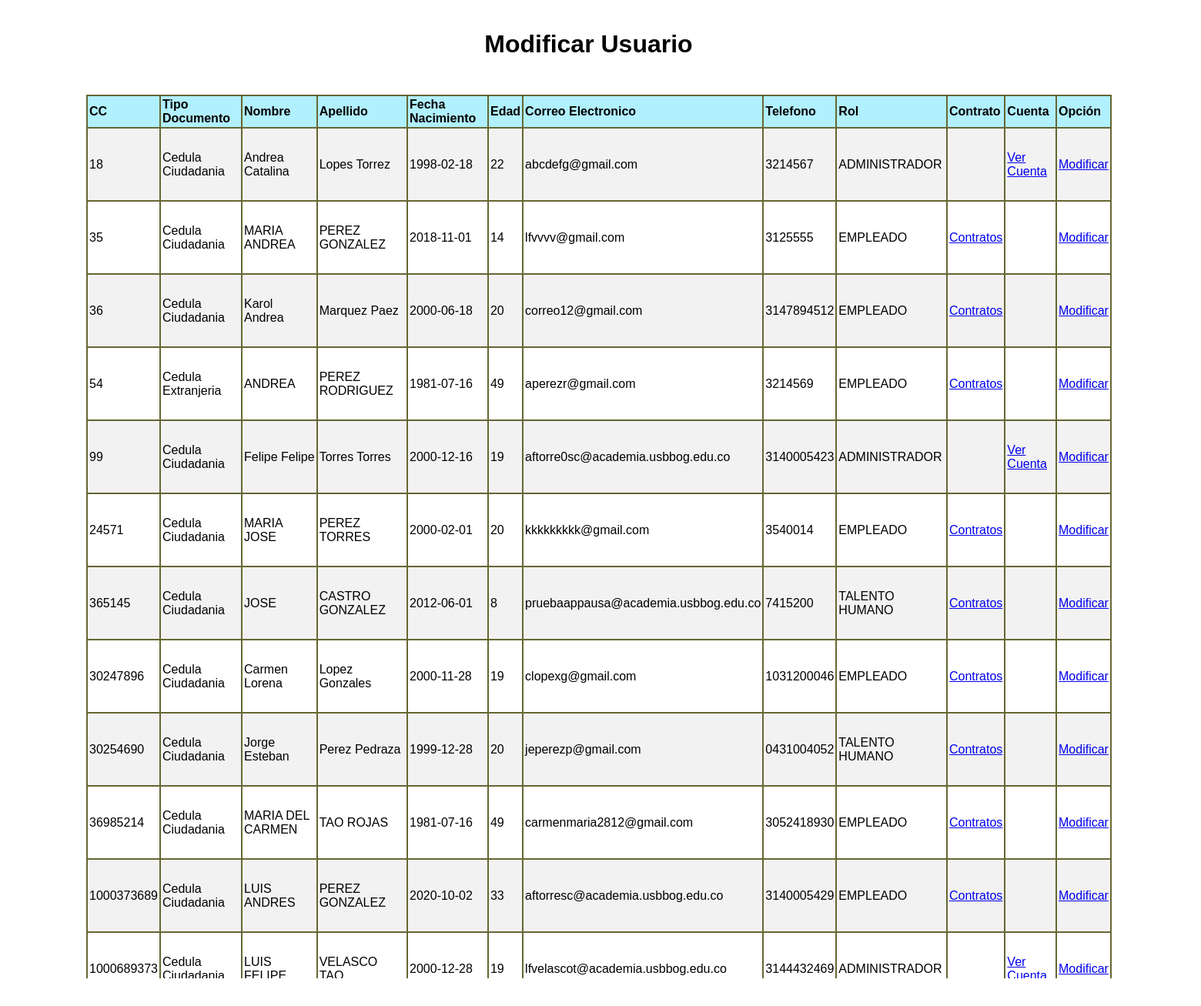
Page /appausaweb/modificarUsuario.php (signed in) on the committed database.
### tables this page shows
CREATE TABLE `usuario` (
  `cc` bigint(10) NOT NULL,
  `tipo_doc` varchar(45) NOT NULL,
  `pnombre` varchar(45) NOT NULL,
  `snombre` varchar(45) DEFAULT NULL,
  `papellido` varchar(45) NOT NULL,
  `sapellido` varchar(45) NOT NULL,
  `fecha_nam` date NOT NULL,
  `edad` int(2) NOT NULL,
  `correo_electronico` varchar(150) NOT NULL,
  `telefono` varchar(10) NOT NULL,
  `rol` varchar(45) DEFAULT NULL,
  `e` int(1) NOT NULL
);

### appausaweb/mcript.php (called while the page is built, shortened)
<?php
$clave  = 'appausa usbbog';
$method = 'aes-256-cbc';
$iv = base64_decode("C9fBxl1AgWcxY1/M8jfstw==");
 $desencriptar = function ($valor) use ($method, $clave, $iv) {
     return openssl_decrypt($valor, $method, $clave, false, $iv);
 };
 ?>

### appausaweb/modificarUsuario.php (the view, shortened to what this page needs)
<!DOCTYPE html PUBLIC "-//W3C//DTD XHTML 1.0 Transitional//EN" "http://www.w3.org/TR/xhtml1/DTD/xhtml1-transitional.dtd">
<html xmlns="http://www.w3.org/1999/xhtml">
<head>
<link href="multi/formularios2.css" rel="stylesheet" type="text/css" />
</head>
<body>
<div id="apDiv1">
<div id="apDiv3">
<table width="1332" height="212" border=1 cellspacing=0 cellpadding=2 bordercolor="666633">
  <tr bgcolor="#B1F0FE">
    <td><b>CC</b></td>
    <td><b>Tipo Documento</b></td>
    <td><b>Nombre</b></td>
    <td><b>Apellido</b></td>
    <td><b>Fecha Nacimiento</b></td>
    <td><b>Edad</b></td>
    <td><b>Correo Electronico</b></td>
    <td><b>Telefono</b></td>
    <td><b>Rol</b></td>
    <td><b>Contrato</b></td>
    <td><b>Cuenta</b></td>
    <td><b>Opción</b></td>
  </tr>
<?php
		include_once("conexion.php");
		$con=mysqli_connect($host,$usuario,$clave,$bd) or die("ERROR");
		mysqli_set_charset($con,"utf8");
		$sql="SELECT * from usuario WHERE e = 1;";
		$result=mysqli_query($con,$sql);
		if(mysqli_num_rows($result) != 0){
		while($mostrar=mysqli_fetch_array($result)){
			include_once ("mcript.php");
			$vcorreo = $desencriptar($mostrar['correo_electronico']);
			$pnombre = $mostrar['pnombre'];
			if (!empty($mostrar['snombre'])){
				$snombre = $mostrar['snombre'];
			} else {
				$snombre = "";
			}
			$papellido = $mostrar['papellido'];
			$sapellido = $mostrar['sapellido'];
?>
    <tr>
    <td height="89"><?php echo $mostrar['cc'] ?></td>
    <td><?php echo $mostrar['tipo_doc'] ?></td>
    <td><?php echo "$pnombre $snombre" ?></td>
    <td><?php echo "$papellido $sapellido" ?></td>
    <td><?php echo $mostrar['fecha_nam'] ?></td>
    <td><?php echo $mostrar['edad'] ?></td>
    <td><?php echo $vcorreo ?></td>
    <td><?php echo $mostrar['telefono'] ?></td>
    <td><?php echo $mostrar['rol'] ?></td>
    <?php
		if ($mostrar['rol'] != "ADMINISTRADOR"){?>
			<td><a href="contratos.php?emp=<?php echo $mostrar['cc']?>">Contratos</a></td>
	<?php 	} else { ?>
		<td></td>
	 <?php }?>
     <?php
		if ($mostrar['rol'] == "ADMINISTRADOR"){?>
			<td><a class="btn btn-primary"  href="buscarCuenta.php?cid=<?php echo $mostrar['cc'];?>&buscar="><i class="fa fa-trash-o fa-lg" aria-hidden="true"></i>Ver Cuenta</a></td>
	<?php 	} else { ?>
		<td></td>
	 <?php }?>
    <td><a class="btn btn-primary"  href="modificarUsuario1.php?id=<?php echo $mostrar['cc']; ?>"><i class="fa fa-trash-o fa-lg" aria-hidden="true"></i>Modificar</a></td>
    </tr>
      	<?php
		}
		}
	 ?>
</table>
</div>
<div id="apDiv4"><h1 align="center">Modificar Usuario</h1></div></div>
</body>
</html>

### appausaweb/multi/formularios2.css (style rules this page uses)
tr:nth-child(even) { background-color: #f2f2f2; }

### appausaweb/modificarUsuario.php (style rules this page uses)
BODY { font-family:Arial, Helvetica, sans-serif }
#apDiv1 { position: absolute; left: 0px; top: 0px; width: 1562px; height: 488px; z-index: 1; }
#apDiv3 { position: absolute; left: 112px; top: 123px; width: 861px; height: 308px; z-index: 3; }
#apDiv4 { position: absolute; left: 370px; top: 18px; width: 789px; height: 48px; z-index: 4; }

### rows in the picture
usuario: cc "18", tipo_doc "Cedula Ciudadania", pnombre "Andrea", snombre "Catalina", papellido "Lopes", sapellido "Torrez", fecha_nam "1998-02-18", edad "22", correo_electronico "abcdefg@gmail.com", telefono "3214567", rol "ADMINISTRADOR"
usuario: cc "35", tipo_doc "Cedula Ciudadania", pnombre "MARIA", snombre "ANDREA", papellido "PEREZ", sapellido "GONZALEZ", fecha_nam "2018-11-01", edad "14", correo_electronico "lfvvvv@gmail.com", telefono "3125555", rol "EMPLEADO"
usuario: cc "36", tipo_doc "Cedula Ciudadania", pnombre "Karol", snombre "Andrea", papellido "Marquez", sapellido "Paez", fecha_nam "2000-06-18", edad "20", correo_electronico "correo12@gmail.com", telefono "3147894512", rol "EMPLEADO"
usuario: cc "54", tipo_doc "Cedula Extranjeria", pnombre "ANDREA", papellido "PEREZ", sapellido "RODRIGUEZ", fecha_nam "1981-07-16", edad "49", correo_electronico "aperezr@gmail.com", telefono "3214569", rol "EMPLEADO"
usuario: cc "99", tipo_doc "Cedula Ciudadania", pnombre "Felipe", snombre "Felipe", papellido "Torres", sapellido "Torres", fecha_nam "2000-12-16", edad "19", correo_electronico "aftorre0sc@academia.usbbog.edu.co", telefono "3140005423", rol "ADMINISTRADOR"
usuario: cc "24571", tipo_doc "Cedula Ciudadania", pnombre "MARIA", snombre "JOSE", papellido "PEREZ", sapellido "TORRES", fecha_nam "2000-02-01", edad "20", correo_electronico "kkkkkkkkk@gmail.com", telefono "3540014", rol "EMPLEADO"
usuario: cc "365145", tipo_doc "Cedula Ciudadania", pnombre "JOSE", papellido "CASTRO", sapellido "GONZALEZ", fecha_nam "2012-06-01", edad "8", correo_electronico "pruebaappausa@academia.usbbog.edu.co", telefono "7415200", rol "TALENTO HUMANO"
usuario: cc "30247896", tipo_doc "Cedula Ciudadania", pnombre "Carmen", snombre "Lorena", papellido "Lopez", sapellido "Gonzales", fecha_nam "2000-11-28", edad "19", correo_electronico "clopexg@gmail.com", telefono "1031200046", rol "EMPLEADO"
usuario: cc "30254690", tipo_doc "Cedula Ciudadania", pnombre "Jorge", snombre "Esteban", papellido "Perez", sapellido "Pedraza", fecha_nam "1999-12-28", edad "20", correo_electronico "jeperezp@gmail.com", telefono "0431004052", rol "TALENTO HUMANO"
usuario: cc "36985214", tipo_doc "Cedula Ciudadania", pnombre "MARIA", snombre "DEL CARMEN", papellido "TAO", sapellido "ROJAS", fecha_nam "1981-07-16", edad "49", correo_electronico "carmenmaria2812@gmail.com", telefono "3052418930", rol "EMPLEADO"
usuario: cc "1000373689", tipo_doc "Cedula Ciudadania", pnombre "LUIS", snombre "ANDRES", papellido "PEREZ", sapellido "GONZALEZ", fecha_nam "2020-10-02", edad "33", correo_electronico "aftorresc@academia.usbbog.edu.co", telefono "3140005429", rol "EMPLEADO"
usuario: cc "1000689373", tipo_doc "Cedula Ciudadania", pnombre "LUIS", snombre "FELIPE", papellido "VELASCO", sapellido "TAO", fecha_nam "2000-12-28", edad "19", correo_electronico "lfvelascot@academia.usbbog.edu.co", telefono "3144432469", rol "ADMINISTRADOR"
